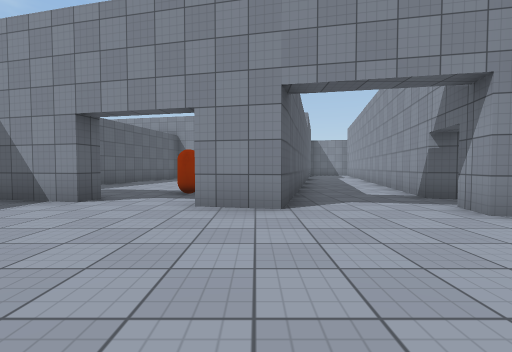
View 1 (above)

19 first-person views from a walk through a scene from a Unity 3-D project. The camera is 1.2 m above the floor, tilts 2° down and sees 90° across. The floor is counted in squares, 2 m on a side. Each view is taken from the middle of a square. On the plan, view 1 faces up. The plan holds only what a view shows up to about 9 squares ahead; the rest is blank. The place goes on beyond the plan. Surface patterns are stand-ins for the level's own textures.

View 2
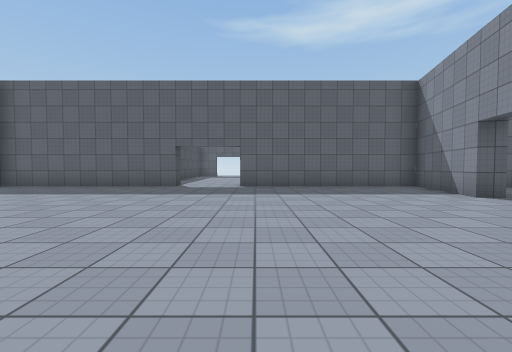

View 3
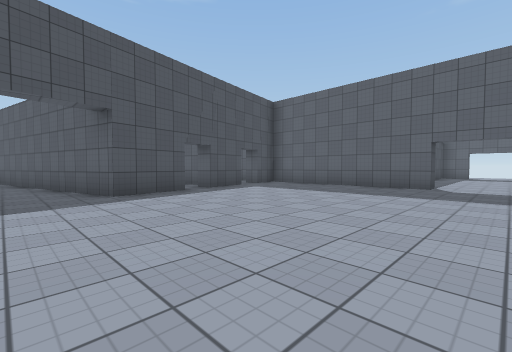

View 4
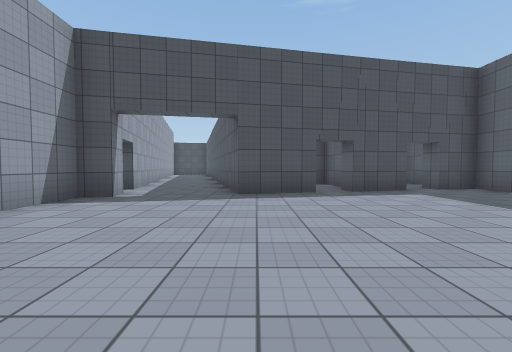

View 5
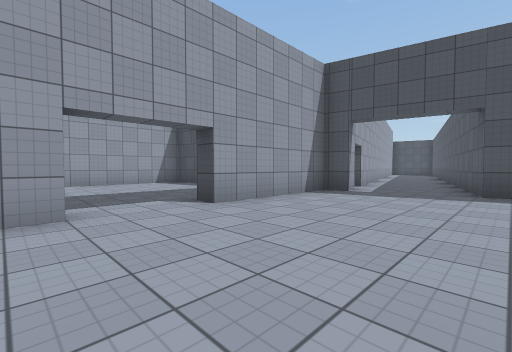

View 6
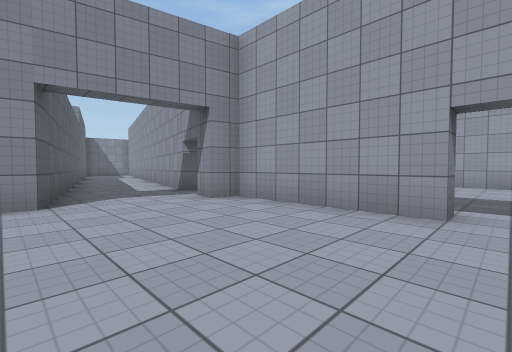

View 7
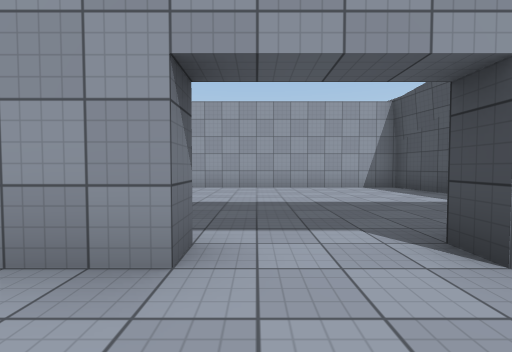

View 8
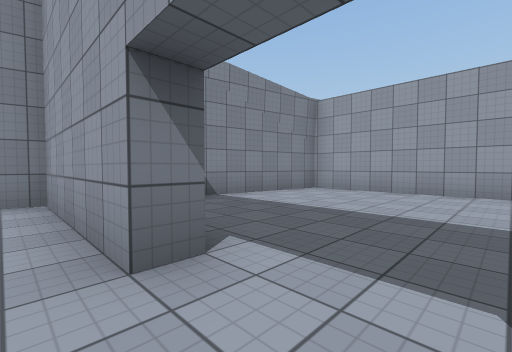

View 9
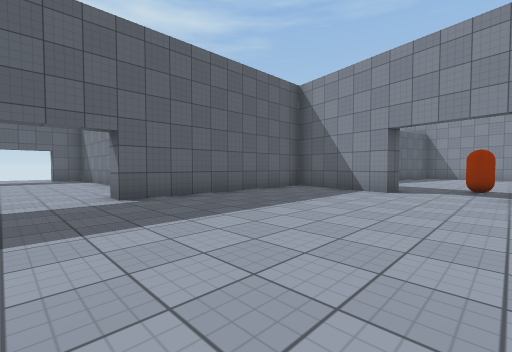

View 10
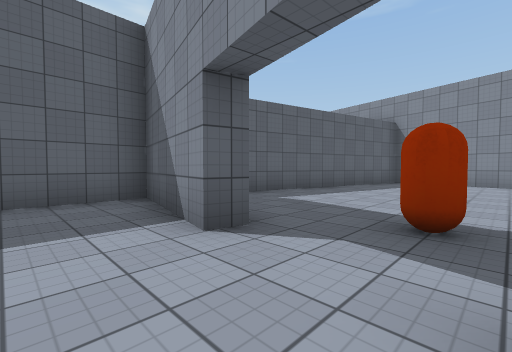

View 11
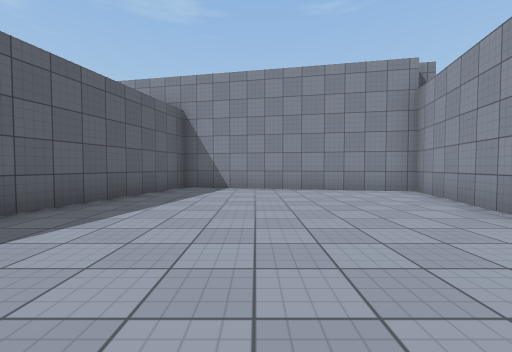

View 12
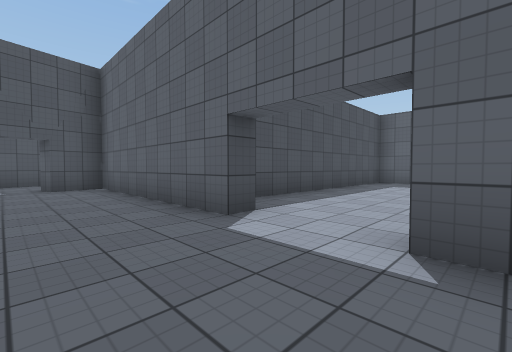

View 13
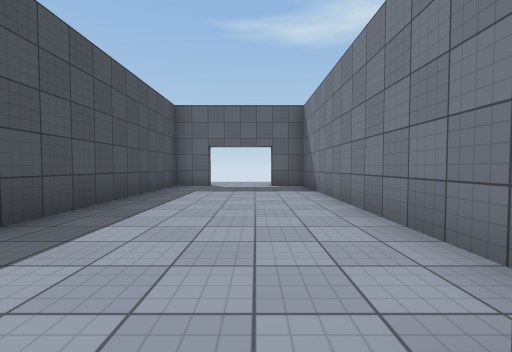

View 14
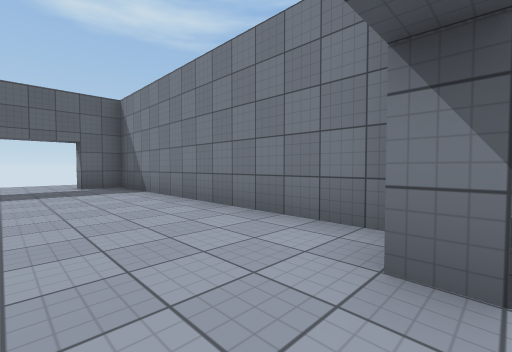

View 15
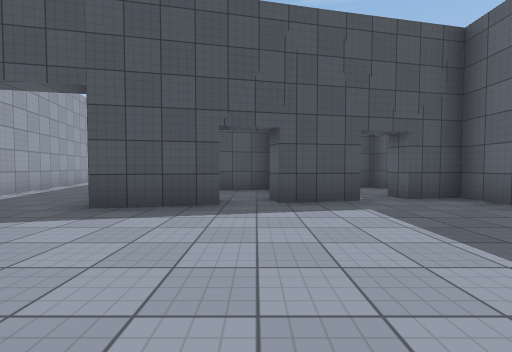

View 16
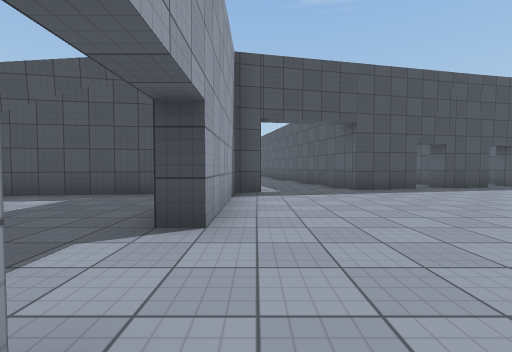

View 17
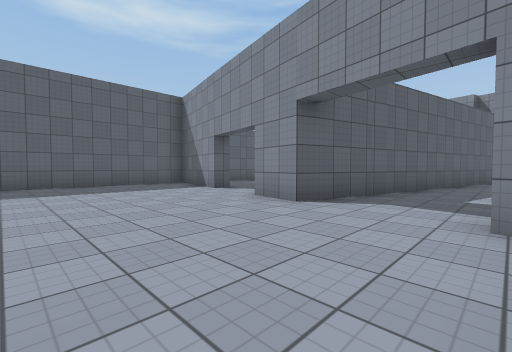

View 18
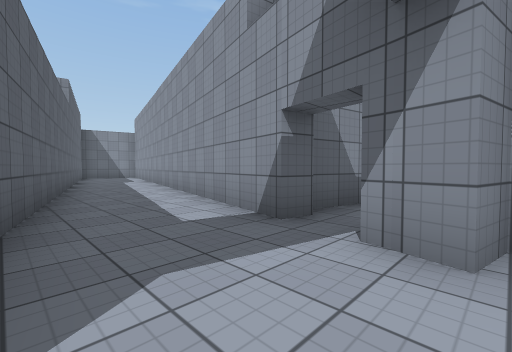

View 19
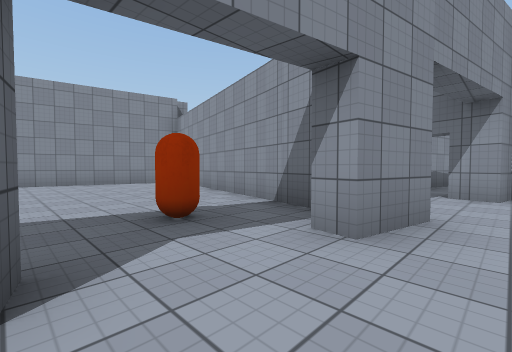

### Floor plan
Points are (right, up) in squares from view 1. A wall is a line through its corners. A room is listed if a view was taken in it or the views show most of it. See-through windows are left out.
Room 1 (views 1, 2, 3, 4, 5, 6, 7, 8, 9, 10, 12, 13, 14, 15, 16, 17, 18, 19)
walls: (3.5, -0.4) (3.5, 3) (2.9, 3.1) (3.1, 3.9); (-1.5, -7.1) (0.4, -6.7) (1.7, -11.7); (-6.6, -2.5) (-6, -2.5) (-6, -8) (-4.8, -7.8); (-3.9, -7.6) (-2.4, -7.3) (-2.2, -7.8); (3.1, -6.9) (2.9, -6.1) (3.5, -6) (3.5, -2.5); (-2.7, -8.3) (-2.4, -9.8) (-1.1, -9.5); (0.7, 4.8) (0.4, 3.6) (-0.9, 3.9) (-0.8, 4.4); (-2.9, 4.8) (-3, 4.3) (-6, 4.9) (-6, -0.5) (-6.6, -0.5); (4.3, -12) (3.3, -7.8)
ways out: opening at (-1.5, 5) to room 2; opening at (4, -1.5) to room 3; opening at (-6, -1.5) to room 4; opening at (2, 5) to room 5
Room 2 (view 11)
walls: (0.2, 5) (2, 12.3) (-4.1, 13.6) (-5.6, 7.2)
ways out: opening at (-1.5, 5) to room 1
objects: capsule (-1, 6)
Room 3 (no view inside)
walls: (4, -0.4) (3.5, -0.4); (3.5, -2.5) (4.1, -2.5); (5.3, -5.7) (9.5, -5.1) (9.5, 2.1) (6, 2.6)
ways out: opening at (4, -1.5) to room 1
Room 4 (no view inside)
walls: (-6.8, 0.5) (-14, 0.5) (-14, -0.6) (-14.5, -0.6); (-14.4, -2.5) (-14, -2.5) (-14, -3.5) (-7.5, -3.5)
ways out: opening at (-6, -1.5) to room 1; opening at (-14, -1.5)
Room 5 (no view inside)
walls: (1.6, 8.6) (0.7, 4.8); (3.3, 4.8) (4.2, 8.2)
ways out: opening at (2, 5) to room 1; opening at (3, 9)

Positions as (right, up) in squares from view 1, and headings:
1: (0, 0), facing up
2: (2, 0), facing left
3: (2, -1), facing down-left
4: (0, -1), facing down
5: (0, 0), facing down-right
6: (0, -1), facing up-right
7: (2, -1), facing right
8: (3, -2), facing up-right
9: (-1, -2), facing up-left
10: (-1, 3), facing up-left
11: (-2, 6), facing up
12: (-4, 0), facing down-left
13: (-6, -1), facing left
14: (-6, -2), facing up-left
15: (-2, -3), facing down
16: (3, 0), facing down
17: (3, 0), facing up-left
18: (1, 3), facing up-right
19: (-3, 3), facing up-right
